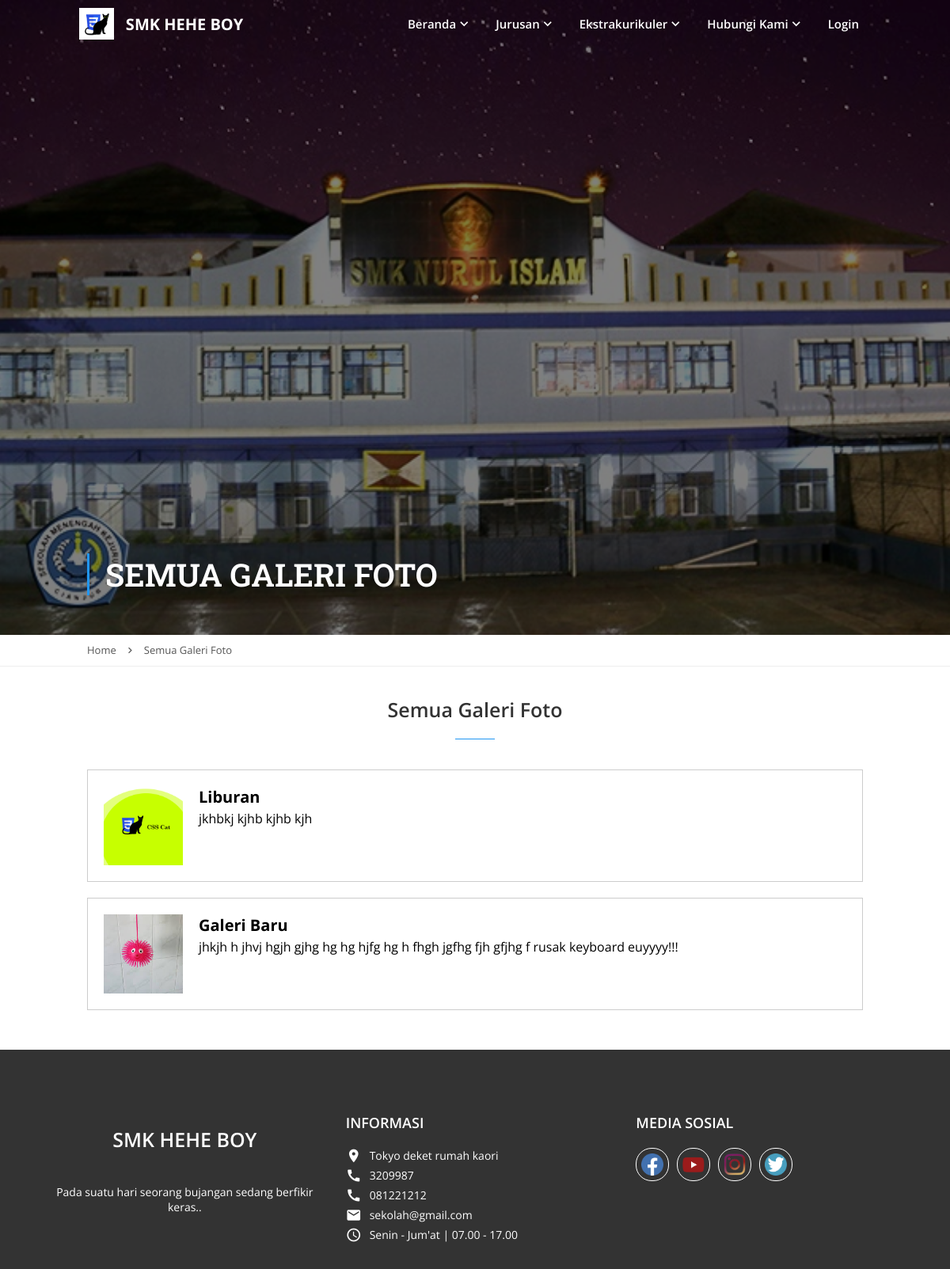
Screenshot of /index.php/gallery/list with the database file from the repository.
### tables this page shows
CREATE TABLE `profile` (
  `id` bigint(20) UNSIGNED NOT NULL,
  `logo` varchar(255) NOT NULL,
  `name` varchar(255) NOT NULL,
  `address` text NOT NULL,
  `phone` varchar(255) NOT NULL,
  `wa` varchar(255) NOT NULL,
  `email` varchar(255) NOT NULL,
  `schedule` varchar(255) NOT NULL,
  `facebook` varchar(255) NOT NULL,
  `youtube` varchar(255) NOT NULL,
  `instagram` varchar(255) NOT NULL,
  `twitter` varchar(255) NOT NULL,
  `text` text NOT NULL,
  `created_at` timestamp NULL DEFAULT NULL,
  `updated_at` timestamp NULL DEFAULT NULL
);

CREATE TABLE `gallery` (
  `id` bigint(20) UNSIGNED NOT NULL,
  `title` varchar(255) NOT NULL,
  `text` text DEFAULT NULL,
  `count` int(11) NOT NULL DEFAULT 0,
  `created_at` timestamp NULL DEFAULT NULL,
  `updated_at` timestamp NULL DEFAULT NULL
);

### application/controllers/Gallery.php (called while the page is built, shortened)
<?php
class Gallery extends CI_Controller {
    public function list() {
		$datas = [];
		$gallerys = $this->db->get('gallery')->result();
		foreach ($gallerys as $key => $gallery) {
			$this->db->where('gallery_id', $gallery->id);
			$image = $this->db->get('photo')->result();
			$datas[$key]['id'] = $gallery->id;
			$datas[$key]['title'] = $gallery->title;
			$datas[$key]['thumbnail'] = ($image) ? $image[0]->photo : 'default.jpg';
			$datas[$key]['text'] = $gallery->text;
			$datas[$key]['count'] = $gallery->count;
			$datas[$key]['created_at'] = $gallery->created_at;
			$datas[$key]['updated_at'] = $gallery->updated_at;
		}
        $title = 'Semua Galeri Foto';
        $this->load->view('pages/layout', [
            'title' => $title,
            'page' => 'gallery/list',
            'content' => $datas,
            'majors' => $this->dataMajor(),
            'profile' => $this->dataProfile(),
            'extras' => $this->dataExtra()
        ]);
	}
	private function dataExtra() {
		$result = $this->db->get('extra');
		return $result->result();
	}
	private function dataMajor() {
		$result = $this->db->get('major');
		return $result->result();
	}
	private function dataProfile() {
		$result = $this->db->get('profile');
		if (count($result->result()) != 0) {
			$output = $result->result()[0];
			$output->facebook = !preg_match('/http/', $output->facebook) ? 'https://'.$output->facebook : $output->facebook;
			$output->youtube = !preg_match('/http/', $output->youtube) ? 'https://'.$output->youtube : $output->youtube;
			$output->instagram = !preg_match('/http/', $output->instagram) ? 'https://'.$output->instagram : $output->instagram;
			$output->twitter = !preg_match('/http/', $output->twitter) ? 'https://'.$output->twitter : $output->twitter;
			return $output;
		} else {
			return [];
		}
	}
}

### index.php (called while the page is built, shortened)
<?php
require_once BASEPATH.'core/CodeIgniter.php';

### application/helpers/global_functions_helper.php (called while the page is built, shortened)
<?php
function limit_string($string, $limit) {
    $len = strlen($string);
    if ($len > $limit) {
        return substr($string, 0, $limit).'...';
    } else {
        return $string;
    }
}

### application/views/pages/gallery/list.php (the view)
<div class="page-layout-list">
    <?php foreach($content as $data) : ?>
        <a class="page-layout-list-item" href="<?= base_url('gallery/show/'.$data['id']) ?>">
            <img class="page-layout-list-item-img" src="<?= base_url('img/gallery/'.$data['thumbnail']) ?>" draggable="false" />
            <div class="page-layout-list-item-title"><?= $data['title'] ?></div>
            <div class="page-layout-list-item-text"><?= limit_string($data['text'], 300) ?></div>
        </a>
    <?php endforeach; ?>
</div>

### application/views/nav.php (shortened to what this page needs)
<div class="nav">
  <div class="nav-logo">
    <a class="nav-home" href="<?= base_url('/') ?>">
      <img src="<?= base_url('img/profile/logo.png') ?>" draggable="false" />
      <div class="nav-school-name"><?= $profile->name ?? 'UNKNOWN' ?></div>
    </a>
  </div>
  <div class="nav-menus">
    <div class="nav-menu" href="#">
      <span class="nav-caption" data-sub="1">
        <span>Beranda</span>
        <i class="material-icons">keyboard_arrow_down</i>
      </span>
    </div>
    <div class="nav-menu" href="#">
      <span class="nav-caption" data-sub="2">
        <span>Jurusan</span>
        <i class="material-icons">keyboard_arrow_down</i>
      </span>
    </div>
    <div class="nav-menu" href="#">
      <span class="nav-caption" data-sub="3">
        <span>Ekstrakurikuler</span>
        <i class="material-icons">keyboard_arrow_down</i>
      </span>
    </div>
    <div class="nav-menu" href="#">
      <span class="nav-caption" data-sub="4">
        <span>Hubungi&nbsp;Kami</span>
        <i class="material-icons">keyboard_arrow_down</i>
      </span>
    </div>
    <a class="nav-menu" href="<?= base_url('login') ?>">
      <span class="nav-caption" data-sub="6">Login</span>
    </a>
  </div>
</div>

### application/views/footer.php
<footer id="footer">
  <div class="footer-col">
    <div class="footer-title-prime"><?= $profile->name ?? 'UNKNOWN' ?></div>
    <div class="footer-text"><?= $profile->text ?? 'belum ada profile sekolah, silahkan tambahkan di admin.' ?></div>
  </div>
  <div class="footer-col fi-left">
    <div class="footer-title">INFORMASI</div>
    <div class="footer-item-wrap">
      <div class="footer-item">
        <i class="material-icons">location_on</i>
        <span><?= $profile->address ?? 'tidak diketahui' ?></span>
      </div>
      <div class="footer-item">
        <i class="material-icons">call</i>
        <span><?= $profile->phone ?? 'tidak diketahui' ?></span>
      </div>
      <div class="footer-item">
        <i class="material-icons">call</i>
        <span><?= $profile->wa ?? 'tidak diketahui' ?></span>
      </div>
      <div class="footer-item">
        <i class="material-icons">email</i>
        <span><?= $profile->email ?? 'tidak diketahui' ?></span>
      </div>
      <div class="footer-item">
        <i class="material-icons">schedule</i>
        <span><?= $profile->schedule ?? 'tidak diketahui' ?></span>
      </div>
    </div>
  </div>
  <div class="footer-col fi-left">
    <div class="footer-title">MEDIA SOSIAL</div>
    <div class="footer-item-wrap">
      <div class="footer-box">
        <a class="footer-medsos" href="<?= $profile->facebook ?>">
          <img src="<?= base_url('img/footer/facebook.png') ?>" draggable="false" />
        </a>
        <a class="footer-medsos" href="<?= $profile->youtube ?>">
          <img src="<?= base_url('img/footer/youtube.png') ?>" draggable="false" />
        </a>
        <a class="footer-medsos" href="<?= $profile->instagram ?>">
          <img src="<?= base_url('img/footer/instagram.png') ?>" draggable="false" />
        </a>
        <a class="footer-medsos" href="<?= $profile->twitter ?>">
          <img src="<?= base_url('img/footer/twitter.png') ?>" draggable="false" />
        </a>
      </div>
    </div>
  </div>
</footer>

### css/home.css (style rules this page uses)
* { margin: 0; font-family: 'Open Sans', sans-serif; }
.nav { position: fixed; width: 100%; height: 60px; top: 0; left: 0; display: grid; grid-template-columns: 250px 1fr; padding: 0 100px; box-sizing: border-box; z-index: 99; transition: 0.3s; }
.nav-logo { height: 60px; }
.nav-home { display: flex; align-items: center; text-decoration: none; height: 100%; }
.nav-logo img { height: 40px; }
.nav-school-name { color: #fff; font-size: 20px; font-weight: bold; margin-left: 15px; }
.nav-menus { display: flex; justify-content: flex-end; align-items: center; }
.nav-menu { position: relative; height: 20px; width: max-content; font-size: 15px; font-weight: 600; color: #fff; text-decoration: none; margin: 0 15px; user-select: none; cursor: pointer; }
.nav-caption { display: flex; align-items: center; }
.nav-caption i { font-size: 20px; }
footer { width: 100%; background: #333; display: grid; grid-template-columns: 1fr 1fr 1fr; color: #fff; padding: 0 50px; box-sizing: border-box; }
.footer-col { display: flex; align-items: center; justify-content: center; flex-direction: column; margin: 80px 20px; box-sizing: border-box; }
.footer-title-prime { font-size: 25px; font-weight: 600; margin-bottom: 20px; text-align: center; }
.footer-text { font-size: 14px; text-align: center; margin-top: 20px; }
.footer-title { font-size: 18px; font-weight: 600; margin-bottom: 20px; }
.footer-item-wrap { height: 100px; }
.footer-item { font-size: 14px; display: flex; align-items: center; margin-bottom: 5px; }
.footer-item i { font-size: 20px; margin-right: 10px; }
.fi-left { align-items: flex-start !important; }
.footer-box { display: flex; justify-content: flex-start; }
.footer-medsos { width: 40px; height: 40px; border-radius: 20px; border: 1px solid #fff; display: flex; justify-content: center; align-items: center; user-select: none; cursor: pointer; transition: 0.3s; margin-right: 10px; }
.footer-medsos img { width: 70%; height: 70%; filter: grayscale(0.5); transition: 0.3s; }

### css/page-layout.css (style rules this page uses)
.page-layout-list { width: 100%; }
.page-layout-list-item { width: 100%; box-sizing: border-box; padding: 20px; border: 1px solid #ccc; display: grid; grid-template-columns: 100px 1fr; grid-template-rows: 30px auto; grid-column-gap: 20px; cursor: pointer; user-select: none; transition: 0.3s; margin-bottom: 20px; text-decoration: none; color: #000; }
.page-layout-list-item-img { grid-column: 1/2; grid-row: 1/3; width: 100px; height: 100px; object-fit: cover; }
.page-layout-list-item-title { grid-column: 2/3; grid-row: 1/2; font-size: 20px; font-weight: bold; }
.page-layout-list-item-text { grid-column: 2/3; grid-row: 2/3; font-size: 16px; }

### rows the page displays
profile: name "SMK HEHE BOY", text "Pada suatu hari seorang bujangan sedang berfikir keras..", address "Tokyo deket rumah kaori", phone "3209987", wa "081221212", email "sekolah@gmail.com", schedule "Senin - Jum'at | 07.00 - 17.00"
gallery: shows a picture, title "Liburan", text "jkhbkj kjhb kjhb kjh"
gallery: shows a picture, title "Galeri Baru", text "jhkjh h jhvj hgjh gjhg hg hg hjfg hg h fhgh jgfhg fjh gfjhg f rusak keyboard euyyyy!!!"

### other values shown
$title "SEMUA GALERI FOTO"
$title "Semua Galeri Foto"
